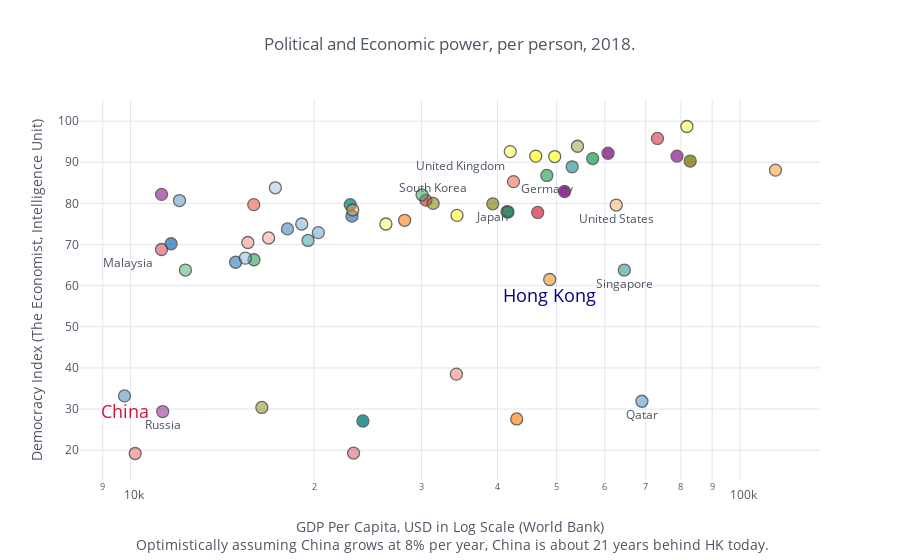

Write notebook code for a chart like this one.
### Code cell
figure.iplot(filename='pol_econ_power', asImage=True)

### Figure 1 — Plotly figure (JSON) as saved in the notebook; plotly's stock layout.template omitted (floating-point values rounded to 4 significant figures)
{"data": [{"marker": {"color": "rgba(255, 153, 51, 1.0)", "line": {"width": 1.3}, "opacity": 0.8, "size": 12, "symbol": "circle"}, "mode": "markers+text", "name": "United Arab Emirates", "text": "", "textfont": {"color": "#4D5663"}, "textposition": "bottom center", "type": "scatter", "uid": "4534ac0a-c9dd-4652-b199-e8169c630155", "x": [43000.0], "y": [27.6]}, {"marker": {"color": "rgba(55, 128, 191, 1.0)", "line": {"width": 1.3}, "opacity": 0.8, "size": 12, "symbol": "circle"}, "mode": "markers+text", "name": "Argentina", "text": "", "textfont": {"color": "#4D5663"}, "textposition": "bottom center", "type": "scatter", "uid": "29a8f460-1e1f-4d4d-9d7f-0ddc326c340f", "x": [11650.0], "y": [70.2]}, {"marker": {"color": "rgba(50, 171, 96, 1.0)", "line": {"width": 1.3}, "opacity": 0.8, "size": 12, "symbol": "circle"}, "mode": "markers+text", "name": "Australia", "text": "", "textfont": {"color": "#4D5663"}, "textposition": "bottom center", "type": "scatter", "uid": "ec71594d-1169-4e78-a594-dad91994b739", "x": [57310.0], "y": [90.9]}, {"marker": {"color": "rgba(128, 0, 128, 1.0)", "line": {"width": 1.3}, "opacity": 0.8, "size": 12, "symbol": "circle"}, "mode": "markers+text", "name": "Austria", "text": "", "textfont": {"color": "#4D5663"}, "textposition": "bottom center", "type": "scatter", "uid": "f335163e-305b-4867-bdf4-85491b81a32d", "x": [51510.0], "y": [82.9]}, {"marker": {"color": "rgba(219, 64, 82, 1.0)", "line": {"width": 1.3}, "opacity": 0.8, "size": 12, "symbol": "circle"}, "mode": "markers+text", "name": "Belgium", "text": "", "textfont": {"color": "#4D5663"}, "textposition": "bottom center", "type": "scatter", "uid": "b64796f3-ffc1-4297-b1a4-7a5858205109", "x": [46560.0], "y": [77.8]}, {"marker": {"color": "rgba(0, 128, 128, 1.0)", "line": {"width": 1.3}, "opacity": 0.8, "size": 12, "symbol": "circle"}, "mode": "markers+text", "name": "Bahrain", "text": "", "textfont": {"color": "#4D5663"}, "textposition": "bottom center", "type": "scatter", "uid": "c14da831-92ae-4a08-9043-543c9c19f271", "x": [24050.0], "y": [27.1]}, {"marker": {"color": "rgba(255, 255, 51, 1.0)", "line": {"width": 1.3}, "opacity": 0.8, "size": 12, "symbol": "circle"}, "mode": "markers+text", "name": "Canada", "text": "", "textfont": {"color": "#4D5663"}, "textposition": "bottom center", "type": "scatter", "uid": "1ab986f0-ab75-4735-af1e-90546fa25341", "x": [46210.0], "y": [91.5]}, {"marker": {"color": "rgba(128, 128, 0, 1.0)", "line": {"width": 1.3}, "opacity": 0.8, "size": 12, "symbol": "circle"}, "mode": "markers+text", "name": "Switzerland", "text": "", "textfont": {"color": "#4D5663"}, "textposition": "bottom center", "type": "scatter", "uid": "ebfdb41a-0f86-44f7-8463-5a65f475b757", "x": [82840.0], "y": [90.3]}, {"marker": {"color": "rgba(251, 128, 114, 1.0)", "line": {"width": 1.3}, "opacity": 0.8, "size": 12, "symbol": "circle"}, "mode": "markers+text", "name": "Chile", "text": "", "textfont": {"color": "#4D5663"}, "textposition": "bottom center", "type": "scatter", "uid": "b8cbfaca-7edc-4930-84b0-f31945336794", "x": [15920.0], "y": [79.7]}, {"marker": {"color": "rgba(128, 177, 211, 1.0)", "line": {"width": 1.3}, "opacity": 0.8, "size": 12, "symbol": "circle"}, "mode": "markers+text", "name": "China", "text": ["China"], "textfont": {"color": "crimson", "size": 18}, "textposition": "bottom center", "type": "scatter", "uid": "b7c2dd1a-debd-48a5-8d16-4f6493b58d81", "x": [9771.0], "y": [33.2]}, {"marker": {"color": "rgba(128, 177, 211, 0.8999999999999999)", "line": {"width": 1.3}, "opacity": 0.8, "size": 12, "symbol": "circle"}, "mode": "markers+text", "name": "Costa Rica", "text": "", "textfont": {"color": "#4D5663"}, "textposition": "bottom center", "type": "scatter", "uid": "ec597de9-5399-496a-a359-b898ebb45284", "x": [12030.0], "y": [80.7]}, {"marker": {"color": "rgba(255, 153, 51, 0.8999999999999999)", "line": {"width": 1.3}, "opacity": 0.8, "size": 12, "symbol": "circle"}, "mode": "markers+text", "name": "Cyprus", "text": "", "textfont": {"color": "#4D5663"}, "textposition": "bottom center", "type": "scatter", "uid": "9111ee06-31df-4b79-a948-de62f1cb97e7", "x": [28160.0], "y": [75.9]}, {"marker": {"color": "rgba(55, 128, 191, 0.8999999999999999)", "line": {"width": 1.3}, "opacity": 0.8, "size": 12, "symbol": "circle"}, "mode": "markers+text", "name": "Czech Republic", "text": "", "textfont": {"color": "#4D5663"}, "textposition": "bottom center", "type": "scatter", "uid": "7fdee449-a155-49ab-9d99-c80329fe772a", "x": [23080.0], "y": [76.9]}, {"marker": {"color": "rgba(50, 171, 96, 0.8999999999999999)", "line": {"width": 1.3}, "opacity": 0.8, "size": 12, "symbol": "circle"}, "mode": "markers+text", "name": "Germany", "text": ["Germany"], "textfont": {"color": "#4D5663"}, "textposition": "bottom center", "type": "scatter", "uid": "37389d50-5e81-4c78-b9c4-dcd8eb74c6df", "x": [48200.0], "y": [86.8]}, {"marker": {"color": "rgba(128, 0, 128, 0.8999999999999999)", "line": {"width": 1.3}, "opacity": 0.8, "size": 12, "symbol": "circle"}, "mode": "markers+text", "name": "Denmark", "text": "", "textfont": {"color": "#4D5663"}, "textposition": "bottom center", "type": "scatter", "uid": "404bb09a-b7e4-469a-9bfb-9e6c7e0d1487", "x": [60730.0], "y": [92.2]}, {"marker": {"color": "rgba(219, 64, 82, 0.8999999999999999)", "line": {"width": 1.3}, "opacity": 0.8, "size": 12, "symbol": "circle"}, "mode": "markers+text", "name": "Spain", "text": "", "textfont": {"color": "#4D5663"}, "textposition": "bottom center", "type": "scatter", "uid": "f3596b00-6fb3-4ba6-a6e0-eeec09e0d678", "x": [30520.0], "y": [80.8]}, {"marker": {"color": "rgba(0, 128, 128, 0.8999999999999999)", "line": {"width": 1.3}, "opacity": 0.8, "size": 12, "symbol": "circle"}, "mode": "markers+text", "name": "Estonia", "text": "", "textfont": {"color": "#4D5663"}, "textposition": "bottom center", "type": "scatter", "uid": "a66a7c2d-487f-46c2-8da0-9859f8296d3a", "x": [22930.0], "y": [79.7]}, {"marker": {"color": "rgba(255, 255, 51, 0.8999999999999999)", "line": {"width": 1.3}, "opacity": 0.8, "size": 12, "symbol": "circle"}, "mode": "markers+text", "name": "Finland", "text": "", "textfont": {"color": "#4D5663"}, "textposition": "bottom center", "type": "scatter", "uid": "6c07d2b3-5f08-45d9-96ce-c23336c288e9", "x": [49650.0], "y": [91.4]}, {"marker": {"color": "rgba(128, 128, 0, 0.8999999999999999)", "line": {"width": 1.3}, "opacity": 0.8, "size": 12, "symbol": "circle"}, "mode": "markers+text", "name": "France", "text": "", "textfont": {"color": "#4D5663"}, "textposition": "bottom center", "type": "scatter", "uid": "641a83ae-39a3-46d1-b199-ed1108843c75", "x": [41460.0], "y": [78]}, {"marker": {"color": "rgba(251, 128, 114, 0.8999999999999999)", "line": {"width": 1.3}, "opacity": 0.8, "size": 12, "symbol": "circle"}, "mode": "markers+text", "name": "United Kingdom", "text": ["United Kingdom"], "textfont": {"color": "#4D5663"}, "textposition": "top left", "type": "scatter", "uid": "f9193ada-8da1-42c1-ac02-798e462336e8", "x": [42490.0], "y": [85.3]}, {"marker": {"color": "rgba(251, 128, 114, 0.7999999999999998)", "line": {"width": 1.3}, "opacity": 0.8, "size": 12, "symbol": "circle"}, "mode": "markers+text", "name": "Equatorial Guinea", "text": "", "textfont": {"color": "#4D5663"}, "textposition": "bottom center", "type": "scatter", "uid": "46fab34f-a65d-4c5b-8ec7-c740b3d9266d", "x": [10170.0], "y": [19.2]}, {"marker": {"color": "rgba(128, 177, 211, 0.7999999999999998)", "line": {"width": 1.3}, "opacity": 0.8, "size": 12, "symbol": "circle"}, "mode": "markers+text", "name": "Greece", "text": "", "textfont": {"color": "#4D5663"}, "textposition": "bottom center", "type": "scatter", "uid": "4ca04a38-d20a-460a-b121-b468e8bcb41e", "x": [20320.0], "y": [72.9]}, {"marker": {"color": "rgba(255, 153, 51, 0.7999999999999998)", "line": {"width": 1.3}, "opacity": 0.8, "size": 12, "symbol": "circle"}, "mode": "markers+text", "name": "Hong Kong", "text": ["Hong Kong"], "textfont": {"color": "navy", "size": 18}, "textposition": "bottom center", "type": "scatter", "uid": "233d1fa0-c723-4eea-9dda-181da07f72bd", "x": [48720.0], "y": [61.5]}, {"marker": {"color": "rgba(55, 128, 191, 0.7999999999999998)", "line": {"width": 1.3}, "opacity": 0.8, "size": 12, "symbol": "circle"}, "mode": "markers+text", "name": "Croatia", "text": "", "textfont": {"color": "#4D5663"}, "textposition": "bottom center", "type": "scatter", "uid": "d41bc365-f22b-4de6-80ca-e75577236d64", "x": [14870.0], "y": [65.7]}, {"marker": {"color": "rgba(50, 171, 96, 0.7999999999999998)", "line": {"width": 1.3}, "opacity": 0.8, "size": 12, "symbol": "circle"}, "mode": "markers+text", "name": "Hungary", "text": "", "textfont": {"color": "#4D5663"}, "textposition": "bottom center", "type": "scatter", "uid": "7c0ce002-83e2-4818-9b16-a50dacdd26f5", "x": [15940.0], "y": [66.3]}, {"marker": {"color": "rgba(128, 0, 128, 0.7999999999999998)", "line": {"width": 1.3}, "opacity": 0.8, "size": 12, "symbol": "circle"}, "mode": "markers+text", "name": "Ireland", "text": "", "textfont": {"color": "#4D5663"}, "textposition": "bottom center", "type": "scatter", "uid": "dccfd0f7-a73b-4609-adf3-b93838f30a5f", "x": [78810.0], "y": [91.5]}, {"marker": {"color": "rgba(219, 64, 82, 0.7999999999999998)", "line": {"width": 1.3}, "opacity": 0.8, "size": 12, "symbol": "circle"}, "mode": "markers+text", "name": "Iceland", "text": "", "textfont": {"color": "#4D5663"}, "textposition": "bottom center", "type": "scatter", "uid": "c98ef2f1-efe4-4bd0-957c-d32966e20534", "x": [73200.0], "y": [95.8]}, {"marker": {"color": "rgba(0, 128, 128, 0.7999999999999998)", "line": {"width": 1.3}, "opacity": 0.8, "size": 12, "symbol": "circle"}, "mode": "markers+text", "name": "Israel", "text": "", "textfont": {"color": "#4D5663"}, "textposition": "bottom center", "type": "scatter", "uid": "9bcf4a86-76f0-4a46-bbfe-b90c269cf766", "x": [41610.0], "y": [77.9]}, {"marker": {"color": "rgba(255, 255, 51, 0.7999999999999998)", "line": {"width": 1.3}, "opacity": 0.8, "size": 12, "symbol": "circle"}, "mode": "markers+text", "name": "Italy", "text": "", "textfont": {"color": "#4D5663"}, "textposition": "bottom center", "type": "scatter", "uid": "b3043679-32aa-4dc4-a80b-44feee2648ef", "x": [34320.0], "y": [77.1]}, {"marker": {"color": "rgba(128, 128, 0, 0.7999999999999998)", "line": {"width": 1.3}, "opacity": 0.8, "size": 12, "symbol": "circle"}, "mode": "markers+text", "name": "Japan", "text": ["Japan"], "textfont": {"color": "#4D5663"}, "textposition": "bottom center", "type": "scatter", "uid": "d800b795-6682-42de-9ba3-03b45882e3fe", "x": [39290.0], "y": [79.9]}, {"marker": {"color": "rgba(128, 128, 0, 0.7)", "line": {"width": 1.3}, "opacity": 0.8, "size": 12, "symbol": "circle"}, "mode": "markers+text", "name": "South Korea", "text": ["South Korea"], "textfont": {"color": "#4D5663"}, "textposition": "top center", "type": "scatter", "uid": "e9555a28-3285-4239-96a1-03ba04b1d86b", "x": [31360.0], "y": [80]}, {"marker": {"color": "rgba(251, 128, 114, 0.7)", "line": {"width": 1.3}, "opacity": 0.8, "size": 12, "symbol": "circle"}, "mode": "markers+text", "name": "Kuwait", "text": "", "textfont": {"color": "#4D5663"}, "textposition": "bottom center", "type": "scatter", "uid": "984fa88b-b9b8-4e7c-95ef-b08286ec29a3", "x": [34240.0], "y": [38.5]}, {"marker": {"color": "rgba(128, 177, 211, 0.7)", "line": {"width": 1.3}, "opacity": 0.8, "size": 12, "symbol": "circle"}, "mode": "markers+text", "name": "Lithuania", "text": "", "textfont": {"color": "#4D5663"}, "textposition": "bottom center", "type": "scatter", "uid": "905dbf8f-f236-4289-99bb-0ffd42c93fa2", "x": [19090.0], "y": [75]}, {"marker": {"color": "rgba(255, 153, 51, 0.7)", "line": {"width": 1.3}, "opacity": 0.8, "size": 12, "symbol": "circle"}, "mode": "markers+text", "name": "Luxembourg", "text": "", "textfont": {"color": "#4D5663"}, "textposition": "bottom center", "type": "scatter", "uid": "3bcbf42d-6753-46de-93fe-536134366366", "x": [114300.0], "y": [88.1]}, {"marker": {"color": "rgba(55, 128, 191, 0.7)", "line": {"width": 1.3}, "opacity": 0.8, "size": 12, "symbol": "circle"}, "mode": "markers+text", "name": "Latvia", "text": "", "textfont": {"color": "#4D5663"}, "textposition": "bottom center", "type": "scatter", "uid": "365e5d09-82ae-4814-89a2-03b861417e95", "x": [18090.0], "y": [73.8]}, {"marker": {"color": "rgba(50, 171, 96, 0.7)", "line": {"width": 1.3}, "opacity": 0.8, "size": 12, "symbol": "circle"}, "mode": "markers+text", "name": "Malta", "text": "", "textfont": {"color": "#4D5663"}, "textposition": "bottom center", "type": "scatter", "uid": "a7d7a33c-1467-45c1-ab81-6ad6f6cc0833", "x": [30070.0], "y": [82.1]}, {"marker": {"color": "rgba(128, 0, 128, 0.7)", "line": {"width": 1.3}, "opacity": 0.8, "size": 12, "symbol": "circle"}, "mode": "markers+text", "name": "Mauritius", "text": "", "textfont": {"color": "#4D5663"}, "textposition": "bottom center", "type": "scatter", "uid": "b074b458-a7d6-404b-8da8-67166aed2a0f", "x": [11240.0], "y": [82.2]}, {"marker": {"color": "rgba(219, 64, 82, 0.7)", "line": {"width": 1.3}, "opacity": 0.8, "size": 12, "symbol": "circle"}, "mode": "markers+text", "name": "Malaysia", "text": ["Malaysia"], "textfont": {"color": "#4D5663"}, "textposition": "bottom left", "type": "scatter", "uid": "ec992a5f-1643-459b-8b0e-2b754d1e04bb", "x": [11240.0], "y": [68.8]}, {"marker": {"color": "rgba(0, 128, 128, 0.7)", "line": {"width": 1.3}, "opacity": 0.8, "size": 12, "symbol": "circle"}, "mode": "markers+text", "name": "Netherlands", "text": "", "textfont": {"color": "#4D5663"}, "textposition": "bottom center", "type": "scatter", "uid": "d0764238-3c2a-48c9-b93e-56a278e677ce", "x": [53020.0], "y": [88.9]}, {"marker": {"color": "rgba(255, 255, 51, 0.7)", "line": {"width": 1.3}, "opacity": 0.8, "size": 12, "symbol": "circle"}, "mode": "markers+text", "name": "Norway", "text": "", "textfont": {"color": "#4D5663"}, "textposition": "bottom center", "type": "scatter", "uid": "9b4a7938-0c99-4c5a-b99a-162b6f1e1bbd", "x": [81810.0], "y": [98.7]}, {"marker": {"color": "rgba(255, 255, 51, 0.5999999999999999)", "line": {"width": 1.3}, "opacity": 0.8, "size": 12, "symbol": "circle"}, "mode": "markers+text", "name": "New Zealand", "text": "", "textfont": {"color": "#4D5663"}, "textposition": "bottom center", "type": "scatter", "uid": "f7b4600e-3fa0-4e91-8514-2559f07d295f", "x": [41970.0], "y": [92.6]}, {"marker": {"color": "rgba(128, 128, 0, 0.5999999999999999)", "line": {"width": 1.3}, "opacity": 0.8, "size": 12, "symbol": "circle"}, "mode": "markers+text", "name": "Oman", "text": "", "textfont": {"color": "#4D5663"}, "textposition": "bottom center", "type": "scatter", "uid": "b0354f48-2dcf-44f2-bd99-17ab1c3eb5ff", "x": [16420.0], "y": [30.4]}, {"marker": {"color": "rgba(251, 128, 114, 0.5999999999999999)", "line": {"width": 1.3}, "opacity": 0.8, "size": 12, "symbol": "circle"}, "mode": "markers+text", "name": "Panama", "text": "", "textfont": {"color": "#4D5663"}, "textposition": "bottom center", "type": "scatter", "uid": "48ccff5e-ee7c-4f05-93e0-2565b07aba39", "x": [15580.0], "y": [70.5]}, {"marker": {"color": "rgba(128, 177, 211, 0.5999999999999999)", "line": {"width": 1.3}, "opacity": 0.8, "size": 12, "symbol": "circle"}, "mode": "markers+text", "name": "Poland", "text": "", "textfont": {"color": "#4D5663"}, "textposition": "bottom center", "type": "scatter", "uid": "dd6797ce-5b07-44a7-b76f-3218f69bf3b8", "x": [15420.0], "y": [66.7]}, {"marker": {"color": "rgba(255, 153, 51, 0.5999999999999999)", "line": {"width": 1.3}, "opacity": 0.8, "size": 12, "symbol": "circle"}, "mode": "markers+text", "name": "Portugal", "text": "", "textfont": {"color": "#4D5663"}, "textposition": "bottom center", "type": "scatter", "uid": "71366219-f675-4be5-bfb2-4f9375dbe3f2", "x": [23150.0], "y": [78.4]}, {"marker": {"color": "rgba(55, 128, 191, 0.5999999999999999)", "line": {"width": 1.3}, "opacity": 0.8, "size": 12, "symbol": "circle"}, "mode": "markers+text", "name": "Qatar", "text": ["Qatar"], "textfont": {"color": "#4D5663"}, "textposition": "bottom center", "type": "scatter", "uid": "76681a4a-176f-4064-8d76-56eee08cd8d7", "x": [69030.0], "y": [31.9]}, {"marker": {"color": "rgba(50, 171, 96, 0.5999999999999999)", "line": {"width": 1.3}, "opacity": 0.8, "size": 12, "symbol": "circle"}, "mode": "markers+text", "name": "Romania", "text": "", "textfont": {"color": "#4D5663"}, "textposition": "bottom center", "type": "scatter", "uid": "4b1c560d-3cb8-4a53-b81c-f5c3e3237bcb", "x": [12300.0], "y": [63.8]}, {"marker": {"color": "rgba(128, 0, 128, 0.5999999999999999)", "line": {"width": 1.3}, "opacity": 0.8, "size": 12, "symbol": "circle"}, "mode": "markers+text", "name": "Russia", "text": ["Russia"], "textfont": {"color": "#4D5663"}, "textposition": "bottom center", "type": "scatter", "uid": "9dded016-36d4-4ba6-a710-185ba6129219", "x": [11290.0], "y": [29.4]}, {"marker": {"color": "rgba(219, 64, 82, 0.5999999999999999)", "line": {"width": 1.3}, "opacity": 0.8, "size": 12, "symbol": "circle"}, "mode": "markers+text", "name": "Saudi Arabia", "text": "", "textfont": {"color": "#4D5663"}, "textposition": "bottom center", "type": "scatter", "uid": "e353e71c-65b9-44a8-b02a-db625bd44e9c", "x": [23220.0], "y": [19.3]}, {"marker": {"color": "rgba(0, 128, 128, 0.5999999999999999)", "line": {"width": 1.3}, "opacity": 0.8, "size": 12, "symbol": "circle"}, "mode": "markers+text", "name": "Singapore", "text": ["Singapore"], "textfont": {"color": "#4D5663"}, "textposition": "bottom center", "type": "scatter", "uid": "55a34b01-df14-4d32-ac7a-f70a6517fb46", "x": [64580.0], "y": [63.8]}, {"marker": {"color": "rgba(0, 128, 128, 0.49999999999999983)", "line": {"width": 1.3}, "opacity": 0.8, "size": 12, "symbol": "circle"}, "mode": "markers+text", "name": "Slovakia", "text": "", "textfont": {"color": "#4D5663"}, "textposition": "bottom center", "type": "scatter", "uid": "f43b8499-d155-418a-b6af-b2bb8567f306", "x": [19550.0], "y": [71]}, {"marker": {"color": "rgba(255, 255, 51, 0.49999999999999983)", "line": {"width": 1.3}, "opacity": 0.8, "size": 12, "symbol": "circle"}, "mode": "markers+text", "name": "Slovenia", "text": "", "textfont": {"color": "#4D5663"}, "textposition": "bottom center", "type": "scatter", "uid": "c17a5840-216d-4a63-a2a6-8b573a511c0c", "x": [26230.0], "y": [75]}, {"marker": {"color": "rgba(128, 128, 0, 0.49999999999999983)", "line": {"width": 1.3}, "opacity": 0.8, "size": 12, "symbol": "circle"}, "mode": "markers+text", "name": "Sweden", "text": "", "textfont": {"color": "#4D5663"}, "textposition": "bottom center", "type": "scatter", "uid": "e8420754-1b6f-468a-b475-1af7e2ad1863", "x": [54110.0], "y": [93.9]}, {"marker": {"color": "rgba(251, 128, 114, 0.49999999999999983)", "line": {"width": 1.3}, "opacity": 0.8, "size": 12, "symbol": "circle"}, "mode": "markers+text", "name": "Trinidad and Tobago", "text": "", "textfont": {"color": "#4D5663"}, "textposition": "bottom center", "type": "scatter", "uid": "1e2b0c54-b4ed-4f0e-b543-a36225b2fa0f", "x": [16840.0], "y": [71.6]}, {"marker": {"color": "rgba(128, 177, 211, 0.49999999999999983)", "line": {"width": 1.3}, "opacity": 0.8, "size": 12, "symbol": "circle"}, "mode": "markers+text", "name": "Uruguay", "text": "", "textfont": {"color": "#4D5663"}, "textposition": "bottom center", "type": "scatter", "uid": "26cdaaa7-357e-407b-9248-f1440b982c44", "x": [17280.0], "y": [83.8]}, {"marker": {"color": "rgba(255, 153, 51, 0.49999999999999983)", "line": {"width": 1.3}, "opacity": 0.8, "size": 12, "symbol": "circle"}, "mode": "markers+text", "name": "United States", "text": ["United States"], "textfont": {"color": "#4D5663"}, "textposition": "bottom center", "type": "scatter", "uid": "82f91794-906c-4697-8787-cb0a9eb2ba09", "x": [62640.0], "y": [79.6]}], "layout": {"legend": {"bgcolor": "#FFFFFF", "font": {"color": "#4D5663"}}, "paper_bgcolor": "#FFFFFF", "plot_bgcolor": "#FFFFFF", "showlegend": false, "title": {"font": {"color": "#4D5663"}, "text": "Political and Economic power, per person, 2018."}, "xaxis": {"gridcolor": "#E1E5ED", "showgrid": true, "tickfont": {"color": "#4D5663"}, "title": {"font": {"color": "#4D5663"}, "text": "GDP Per Capita, USD in Log Scale (World Bank)<br> Optimistically assuming China grows at 8% per year, China is about 21 years behind HK today."}, "type": "log", "zerolinecolor": "#E1E5ED"}, "yaxis": {"gridcolor": "#E1E5ED", "showgrid": true, "tickfont": {"color": "#4D5663"}, "title": {"font": {"color": "#4D5663"}, "text": "Democracy Index (The Economist, Intelligence Unit)"}, "zerolinecolor": "#E1E5ED"}}}
